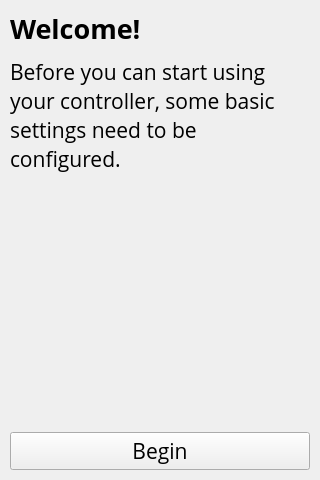
<?xml version="1.0" encoding="UTF-8"?>
<ui version="4.0">
 <class>MainWindow</class>
 <widget class="QMainWindow" name="MainWindow">
  <property name="geometry">
   <rect>
    <x>0</x>
    <y>0</y>
    <width>320</width>
    <height>480</height>
   </rect>
  </property>
  <property name="sizeIncrement">
   <size>
    <width>0</width>
    <height>0</height>
   </size>
  </property>
  <property name="font">
   <font>
    <family>Open Sans</family>
    <pointsize>16</pointsize>
   </font>
  </property>
  <property name="contextMenuPolicy">
   <enum>Qt::NoContextMenu</enum>
  </property>
  <property name="windowTitle">
   <string>Controller Setup</string>
  </property>
  <property name="autoFillBackground">
   <bool>false</bool>
  </property>
  <widget class="QWidget" name="centralwidget">
   <layout class="QVBoxLayout" name="verticalLayout">
    <property name="spacing">
     <number>10</number>
    </property>
    <property name="sizeConstraint">
     <enum>QLayout::SetDefaultConstraint</enum>
    </property>
    <property name="leftMargin">
     <number>10</number>
    </property>
    <property name="topMargin">
     <number>10</number>
    </property>
    <property name="rightMargin">
     <number>10</number>
    </property>
    <property name="bottomMargin">
     <number>10</number>
    </property>
    <item>
     <widget class="QLabel" name="label_title">
      <property name="maximumSize">
       <size>
        <width>16777215</width>
        <height>40</height>
       </size>
      </property>
      <property name="font">
       <font>
        <family>Open Sans</family>
        <pointsize>20</pointsize>
        <weight>75</weight>
        <bold>true</bold>
       </font>
      </property>
      <property name="text">
       <string>Welcome!</string>
      </property>
      <property name="alignment">
       <set>Qt::AlignLeading|Qt::AlignLeft|Qt::AlignTop</set>
      </property>
     </widget>
    </item>
    <item>
     <widget class="QLabel" name="label_text">
      <property name="sizePolicy">
       <sizepolicy hsizetype="Expanding" vsizetype="Preferred">
        <horstretch>0</horstretch>
        <verstretch>0</verstretch>
       </sizepolicy>
      </property>
      <property name="text">
       <string>Before you can start using your controller, some basic settings need to be configured.</string>
      </property>
      <property name="wordWrap">
       <bool>true</bool>
      </property>
     </widget>
    </item>
    <item>
     <spacer name="spacer">
      <property name="orientation">
       <enum>Qt::Vertical</enum>
      </property>
      <property name="sizeHint" stdset="0">
       <size>
        <width>20</width>
        <height>40</height>
       </size>
      </property>
     </spacer>
    </item>
    <item>
     <layout class="QHBoxLayout" name="layout_nav">
      <property name="spacing">
       <number>10</number>
      </property>
      <item>
       <widget class="QPushButton" name="btn_begin">
        <property name="sizePolicy">
         <sizepolicy hsizetype="Preferred" vsizetype="Fixed">
          <horstretch>0</horstretch>
          <verstretch>0</verstretch>
         </sizepolicy>
        </property>
        <property name="focusPolicy">
         <enum>Qt::StrongFocus</enum>
        </property>
        <property name="text">
         <string>Begin</string>
        </property>
        <property name="checkable">
         <bool>false</bool>
        </property>
        <property name="autoExclusive">
         <bool>false</bool>
        </property>
       </widget>
      </item>
     </layout>
    </item>
   </layout>
  </widget>
 </widget>
 <layoutdefault spacing="10" margin="5"/>
 <resources/>
 <connections/>
 <designerdata>
  <property name="gridDeltaX">
   <number>5</number>
  </property>
  <property name="gridDeltaY">
   <number>5</number>
  </property>
  <property name="gridSnapX">
   <bool>true</bool>
  </property>
  <property name="gridSnapY">
   <bool>true</bool>
  </property>
  <property name="gridVisible">
   <bool>true</bool>
  </property>
 </designerdata>
</ui>
